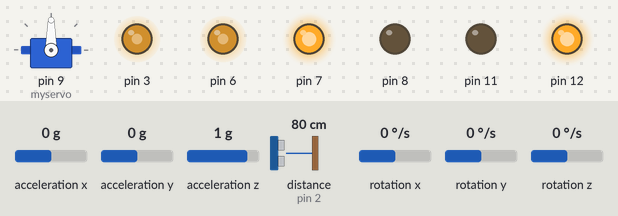
A sketch run on a simulated Arduino Uno, built with avr-gcc and run on an emulated ATmega328P. On the bench: servo, output pins drawn as LEDs (lit = HIGH). Dashed ring = blinking. The inputs (shaded band) are chosen by the test bench; at power-on: distance to the obstacle (sensor on pin 2) 80 cm, acceleration x 0 g, acceleration y 0 g, acceleration z 1 g, rotation x 0 °/s, rotation y 0 °/s, rotation z 0 °/s. The echo pulse lasts 58.3 µs per cm.

Above: at 1.2 s.
1.3 s: distance to the obstacle (sensor on pin 2) set to 21 cm
2.8 s: distance to the obstacle (sensor on pin 2) set to 18 cm
At 2.96 s:
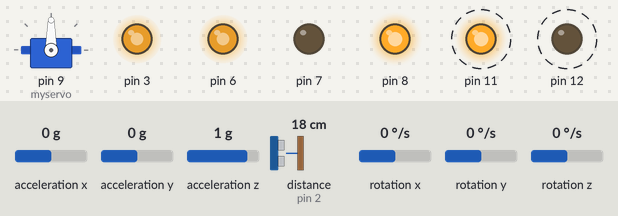
At 3.66 s:
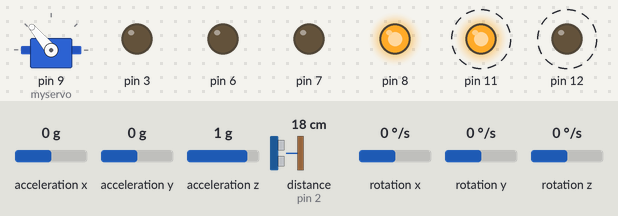
Timing chart, 0 to 11.8 s (numbered marks = the images above; inputs shaded):
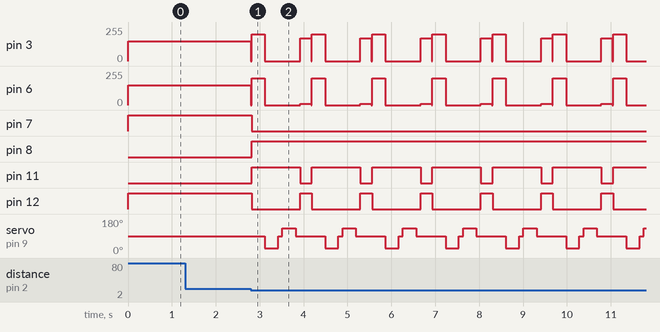

The sketch:

obstalceAvoidance.ino
```cpp
#include <HC_SR04.h>
#include <PID_v1.h>
#include <motor_control.h>
#include <Servo.h>
#include  <MPU6050.h>
#include <State.h>
//parameters for PID
double setpoint = 0;
double input;
double output;
double kp = 2;
double ki = 0;
double kd = 0;
// setting up MPU6050
#define SDA 4
#define SCL 5
MPU6050 accelerometer (SDA, SCL);
PID controller (&input, &output, &setpoint, kp, ki, kd, REVERSE);
//setting up servo
Servo myservo;
//setting up distance sensor
#define ECHO_PIN 2
#define TRIG_PIN 10
#define ECHO_INT 0
HC_SR04 distance_sensor (TRIG_PIN, ECHO_PIN, ECHO_INT);
//initialize state
State control_state;
int Servo_right = 25;
int Servo_left = 130; //otherwise the sensor view is blocked by the wheels
int Servo_center = 90;

void setup() {
  motor_setup();
//Initalize state
  control_state.setLinearState(150);
  control_state.setRotationState(0);
//PID parameters
  controller.SetOutputLimits(-100,100);
  controller.SetSampleTime(25);
  controller.SetMode(1);
//begins accelerometer readings
  accelerometer.initialize();
  accelerometer.calibrate();
//sets up servo
  myservo.attach(9);
  myservo.write(Servo_center);
//sets up servo
  distance_sensor.begin();
  distance_sensor.start();
  Serial.begin(9600);
}

int getRange(int pos){
  myservo.write(pos);
  delay(300);
  distance_sensor.start();
  myservo.write(Servo_center);
  return distance_sensor.getRange();
}

void movement_direction(int rotate, int linear) {
  accelerometer.update();
  control_state.setRotationState(rotate);
  control_state.setLinearState(linear);
  setpoint = control_state.getRotationState();
  input = accelerometer.get_ang_vel('z');
  controller.Compute();
  raw_motor_control(control_state.getLinearState() - output, control_state.getLinearState()+ output);

}

void loop(){
  if(distance_sensor.isFinished()) {
      int range = distance_sensor.getRange();
      if( range >=20) {
         movement_direction(0,150);
      } else {
        dwell();
        delay(15);
        backward(200);
        delay(300);
        dwell();
        int rightRange = getRange(Servo_right);
        delay(100);
        int leftRange = getRange(Servo_left);
        delay(100);
        if (rightRange > leftRange) {
          movement_direction(45,80);
          delay(250);
          dwell();
        } else {
          movement_direction(-45,80);
          delay(250);
          dwell();
        }
      }
    distance_sensor.start();
  }

}
```

Measured:
- the behaviour switches between 20 and 19 cm on distance to the obstacle (sensor on pin 2) (found by bisection; images 0 and 1)
- after the input at 1.3 s, every drawn part: stays the same
- after the input at 2.8 s, pin 3: 150/255 → 0/255 at once, then repeats every 1.4 s: 200/255 0.30 s, 0/255 0.81 s, 170/255 0.25 s, 0/255 0.02 s; pin 6: 150/255 → 0/255 at once, then repeats every 1.4 s: 200/255 0.30 s, 0/255 0.81 s, 10/255 0.25 s, 0/255 0.02 s
